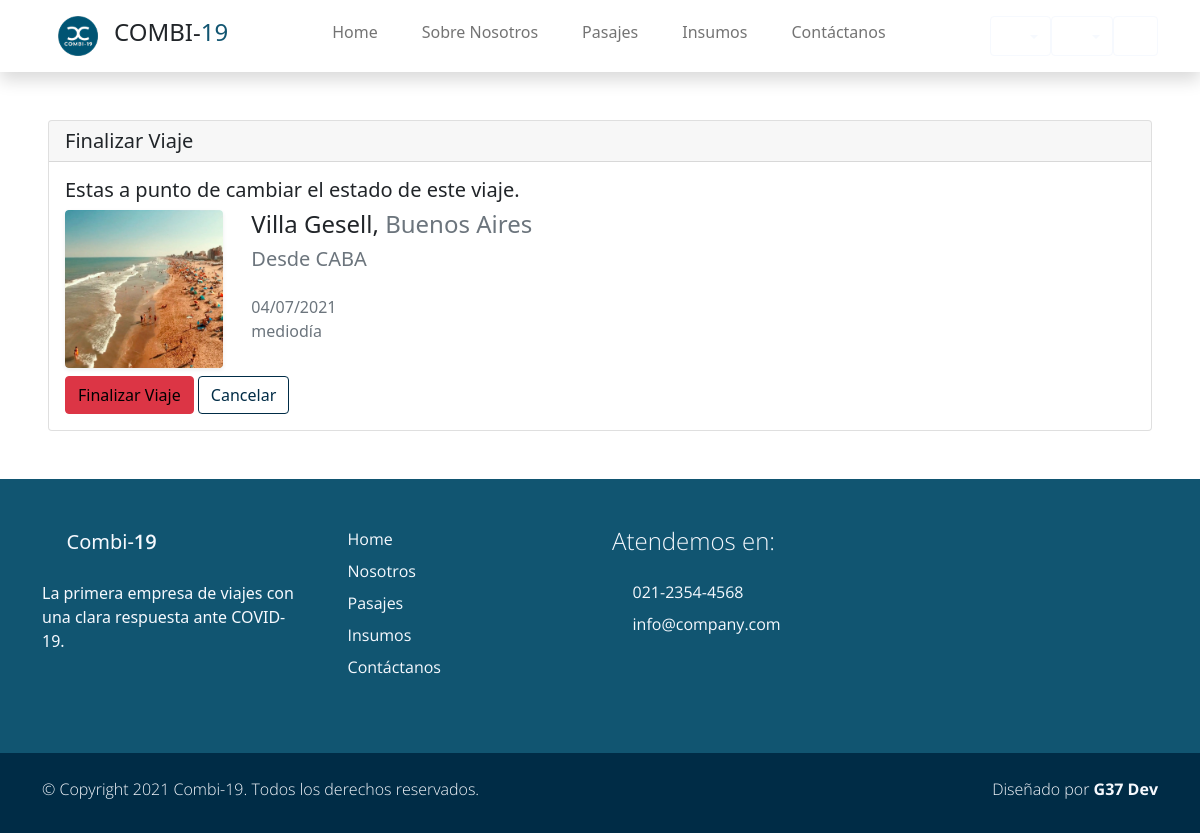
The app's page /viajes/chofer/finalizar10 with its own data.
### Combi19App/models.py (models this page shows, shortened)
class Viaje(models.Model):
    comenzado  = "com"
    finalizado = "fin"
    cancelado  = "can"
    ESTADO_CHOICES = [ (comenzado,'COMENZADO'), (finalizado, 'FINALIZADO'), (cancelado,'CANCELADO') ]
    fecha             =   models.DateTimeField(blank=True, null=True)
    ruta              =   models.ForeignKey(Ruta, default=None, blank=True, null=True, on_delete=models.CASCADE)
    combi             =   models.ForeignKey(Vehiculo, blank=True, null=True, on_delete=models.CASCADE)
    precio            =   models.DecimalField(default=None, blank=True, null=True, max_digits=10, decimal_places=2)
    insumo            =   models.ManyToManyField(Insumo,default=None, blank=True)
    pasajeros         =   models.ManyToManyField(Account, default=None, blank=True)
    asientos_ocupados =   models.IntegerField(default=0, null=True, blank=True)
    estado            =   models.CharField(max_length=3, choices=ESTADO_CHOICES, default=ESTADO_CHOICES[0])
    class Meta:
        unique_together = ('fecha', 'combi')

class Ruta(models.Model):
    origen        = models.ForeignKey(Lugar, default=None, on_delete=models.CASCADE, related_name='origen')
    destino       = models.ForeignKey(Lugar, default=None, on_delete=models.CASCADE, related_name='destino')
    nombre        = models.CharField(max_length=30, blank=True, null=True, verbose_name='Nombre de ruta')
    km            = models.IntegerField(validators=[MinValueValidator(0)])
    class Meta:
        unique_together = ('origen', 'destino')

class Lugar(models.Model):
    nombre        = models.CharField(max_length=40, blank=True, null=True, unique=True, verbose_name='Lugar')
    provincia     = models.CharField(max_length=20, blank=True, null=True)
    codigo_postal = models.IntegerField(blank=True, null=True, unique=True, validators=[MinValueValidator(1000)])
    imagen        = models.ImageField(upload_to="ciudades", blank=True, null=True)
    class Meta:
        verbose_name_plural = "Lugares"
    def __str__(self):
        return f'{self.nombre}'

### users/views.py (the view, shortened to what this page needs)
def finalizar_viaje_view(request, *args, **kwargs):
    viaje_id = kwargs.get("v_id")
    try:
        viaje = Viaje.objects.get(pk=viaje_id)
    except Viaje.DoesNotExist:
        return HttpResponse("Hubo un error")
    try:
        pasajes = Pasaje.objects.filter(viaje=viaje)
    except Pasaje.DoesNotExist:
        return HttpResponse("Hubo un error")
    context = {"viaje": viaje}
    return render(request, "users/finalizar_viaje.html", context)

### carro/context_processor.py (called while the page is built)
def importe_total(request):
    total=0
    if request.user.is_authenticated:
        if 'carro' in request.session:
            for key,value in request.session['carro'].items():
                total = total +(float(value['precio']))#*value['cantidad'])
    return {'importe_total':total}

### users/templates/users/finalizar_viaje.html (shortened to what this page needs)
{% extends 'Combi19App/base.html' %}
{% load static %}
{% block content %}
<div class="my-5 mx-5 card">
    <h5 class="card-header">Finalizar Viaje</h5>
    <div class="card-body">
        <h5 class="card-title">Estas a punto de cambiar el estado de este viaje.</h5>
        <div class="row">
            <div class="col-md-2">
                <div href="#" class="card border-0 text-white shadow-sm overflow-hidden mx-5 m-sm-0">
                    <img class="card-img" src="{{viaje.ruta.destino.imagen.url}}" alt="">
                </div>
            </div>
            <div class=" col-md-6 px-3">
                <h4 class="h4 ">{{viaje.ruta.destino}}, <span class="text-muted">{{viaje.ruta.destino.provincia}}</span></h4>
                <h5 class="m-0 p-0 text-muted">Desde {{viaje.ruta.origen}} <i class='p-0 bx bx-map'></i></h5>
                <br>
                <p class="m-0 p-0 text-muted">{{viaje.fecha|date:"d/m/Y"  }} </p>
                <p class="m-0 p-0 text-muted">{{viaje.fecha | time}} </p>
            </div>
        </div>
        <form method="POST" class="mt-2"> {% csrf_token %}
            <a href=""><button class="btn btn-danger" type="submit" >Finalizar Viaje</button></a>
            <a href="{% url 'Viajes Chofer' %}" class="btn btn-outline-primary">Cancelar</a>
        </form>
    </div>
  </div>
{% endblock %}

### Combi19App/static/Combi19App/css/estilos.css (style rules this page uses)
html { font-family: 'Open Sans', sans-serif; }
p, a { font-weight: 400; }
.btn-outline-primary { color: #002c46; border-color: #002c46; }

### records on screen
Viaje: ruta.destino.imagen (picture), ruta.destino "Villa Gesell", ruta.destino.provincia "Buenos Aires", ruta.origen "CABA", fecha "04/07/2021", fecha "mediodía"
